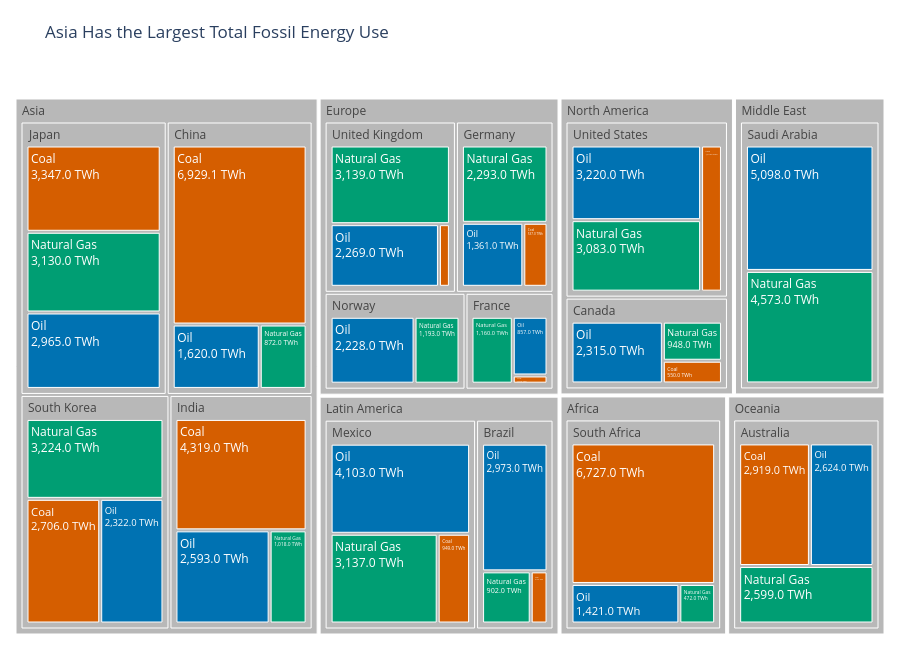

The code cell stored with this chart in its notebook:
### Markdown cell above
## Task 1 — Treemap: fossil fuel dependency by country

**What to build:** A treemap showing **fossil fuel TWh only**, broken down by Region → Country → Source (Coal / Oil / Natural Gas).

**Requirements:**
- Filter to fossil sources only before plotting
- Use `path=['Region', 'Country', 'Source']` for the hierarchy
- Colour encodes the fossil source type (Coal / Oil / Natural Gas) with a CVD-safe palette
- Show TWh values in labels — no percentages
- Grey out parent nodes (Region and Country level)
- Insight title naming which region or country is most fossil-dependent

> 💡 `df.loc[df['Source_Type'] == 'Fossil']`

### Code cell
# Task 1 — Fossil fuel dependency treemap
import plotly.graph_objects as go

fossil_colors = {'Coal': '#D55E00', 'Oil': '#0072B2', 'Natural Gas': '#009E73'}
df_fossil = df.loc[df['Source_Type'] == 'Fossil'].copy()
region_totals = df_fossil.groupby('Region', as_index=False)['TWh'].sum()
leader_region = region_totals.loc[region_totals['TWh'].idxmax(), 'Region']

fig1 = px.treemap(
    df_fossil, path=['Region', 'Country', 'Source'], values='TWh',
    color='Source', color_discrete_map=fossil_colors,
    title=f'{leader_region} Has the Largest Total Fossil Energy Use'
)
# Colour internal (Region/Country) nodes grey; keep fossil-source leaves coloured.
for trace in fig1.data:
    trace.marker.colors = [
        fossil_colors.get(label, '#B8B8B8') if not label.startswith('(') else '#B8B8B8'
        for label in trace.labels
    ]
    trace.texttemplate = '%{label}<br>%{value:,.1f} TWh'
    trace.hovertemplate = '%{label}<br>%{value:,.1f} TWh<extra></extra>'
fig1.update_layout(margin=dict(t=75, l=10, r=10, b=10), height=650)
fig1.show()

### Figure 1 — Plotly figure (JSON) as saved in the notebook; plotly's stock layout.template omitted (floating-point values rounded to 4 significant figures)
{"data": [{"branchvalues": "total", "customdata": [["(?)"], ["(?)"], ["(?)"], ["(?)"], ["(?)"], ["(?)"], ["(?)"], ["(?)"], ["(?)"], ["(?)"], ["(?)"], ["(?)"], ["(?)"], ["(?)"], ["(?)"], ["(?)"], ["(?)"], ["(?)"], ["(?)"], ["(?)"], ["(?)"], ["(?)"], ["Coal"], ["Coal"], ["Coal"], ["Coal"], ["Coal"], ["Coal"], ["Coal"], ["Coal"], ["Coal"], ["Coal"], ["Coal"], ["Coal"], ["Coal"], ["Natural Gas"], ["Natural Gas"], ["Natural Gas"], ["Natural Gas"], ["Natural Gas"], ["Natural Gas"], ["Natural Gas"], ["Natural Gas"], ["Natural Gas"], ["Natural Gas"], ["Natural Gas"], ["Natural Gas"], ["Natural Gas"], ["Natural Gas"], ["Natural Gas"], ["Oil"], ["Oil"], ["Oil"], ["Oil"], ["Oil"], ["Oil"], ["Oil"], ["Oil"], ["Oil"], ["Oil"], ["Oil"], ["Oil"], ["Oil"], ["Oil"], ["Oil"]], "domain": {"x": [0, 1], "y": [0, 1]}, "hovertemplate": "%{label}<br>%{value:,.1f} TWh<extra></extra>", "ids": ["Africa", "North America/United States", "Asia/China", "Europe/Germany", "Europe/France", "Europe/United Kingdom", "Asia/India", "Latin America/Brazil", "Oceania/Australia", "Middle East", "Asia/South Korea", "Asia/Japan", "Middle East/Saudi Arabia", "Africa/South Africa", "North America/Canada", "Latin America/Mexico", "North America", "Asia", "Europe", "Latin America", "Oceania", "Europe/Norway", "Latin America/Mexico/Coal", "North America/Canada/Coal", "Africa/South Africa/Coal", "Asia/South Korea/Coal", "North America/United States/Coal", "Latin America/Brazil/Coal", "Europe/France/Coal", "Asia/India/Coal", "Asia/Japan/Coal", "Asia/China/Coal", "Europe/Germany/Coal", "Europe/United Kingdom/Coal", "Oceania/Australia/Coal", "Europe/United Kingdom/Natural Gas", "Europe/Germany/Natural Gas", "Asia/India/Natural Gas", "Asia/Japan/Natural Gas", "Latin America/Brazil/Natural Gas", "Latin America/Mexico/Natural Gas", "North America/Canada/Natural Gas", "Africa/South Africa/Natural Gas", "Oceania/Australia/Natural Gas", "Middle East/Saudi Arabia/Natural Gas", "Europe/Norway/Natural Gas", "North America/United States/Natural Gas", "Asia/South Korea/Natural Gas", "Asia/China/Natural Gas", "Europe/France/Natural Gas", "Asia/China/Oil", "Europe/Germany/Oil", "North America/United States/Oil", "Asia/Japan/Oil", "Europe/United Kingdom/Oil", "Asia/India/Oil", "Latin America/Brazil/Oil", "Latin America/Mexico/Oil", "North America/Canada/Oil", "Oceania/Australia/Oil", "Africa/South Africa/Oil", "Europe/Norway/Oil", "Asia/South Korea/Oil", "Europe/France/Oil", "Middle East/Saudi Arabia/Oil"], "labels": ["Africa", "United States", "China", "Germany", "France", "United Kingdom", "India", "Brazil", "Australia", "Middle East", "South Korea", "Japan", "Saudi Arabia", "South Africa", "Canada", "Mexico", "North America", "Asia", "Europe", "Latin America", "Oceania", "Norway", "Coal", "Coal", "Coal", "Coal", "Coal", "Coal", "Coal", "Coal", "Coal", "Coal", "Coal", "Coal", "Coal", "Natural Gas", "Natural Gas", "Natural Gas", "Natural Gas", "Natural Gas", "Natural Gas", "Natural Gas", "Natural Gas", "Natural Gas", "Natural Gas", "Natural Gas", "Natural Gas", "Natural Gas", "Natural Gas", "Natural Gas", "Oil", "Oil", "Oil", "Oil", "Oil", "Oil", "Oil", "Oil", "Oil", "Oil", "Oil", "Oil", "Oil", "Oil", "Oil"], "marker": {"colors": ["#B8B8B8", "#B8B8B8", "#B8B8B8", "#B8B8B8", "#B8B8B8", "#B8B8B8", "#B8B8B8", "#B8B8B8", "#B8B8B8", "#B8B8B8", "#B8B8B8", "#B8B8B8", "#B8B8B8", "#B8B8B8", "#B8B8B8", "#B8B8B8", "#B8B8B8", "#B8B8B8", "#B8B8B8", "#B8B8B8", "#B8B8B8", "#B8B8B8", "#D55E00", "#D55E00", "#D55E00", "#D55E00", "#D55E00", "#D55E00", "#D55E00", "#D55E00", "#D55E00", "#D55E00", "#D55E00", "#D55E00", "#D55E00", "#009E73", "#009E73", "#009E73", "#009E73", "#009E73", "#009E73", "#009E73", "#009E73", "#009E73", "#009E73", "#009E73", "#009E73", "#009E73", "#009E73", "#009E73", "#0072B2", "#0072B2", "#0072B2", "#0072B2", "#0072B2", "#0072B2", "#0072B2", "#0072B2", "#0072B2", "#0072B2", "#0072B2", "#0072B2", "#0072B2", "#0072B2", "#0072B2"]}, "name": "", "parents": ["", "North America", "Asia", "Europe", "Europe", "Europe", "Asia", "Latin America", "Oceania", "", "Asia", "Asia", "Middle East", "Africa", "North America", "Latin America", "", "", "", "", "", "Europe", "Latin America/Mexico", "North America/Canada", "Africa/South Africa", "Asia/South Korea", "North America/United States", "Latin America/Brazil", "Europe/France", "Asia/India", "Asia/Japan", "Asia/China", "Europe/Germany", "Europe/United Kingdom", "Oceania/Australia", "Europe/United Kingdom", "Europe/Germany", "Asia/India", "Asia/Japan", "Latin America/Brazil", "Latin America/Mexico", "North America/Canada", "Africa/South Africa", "Oceania/Australia", "Middle East/Saudi Arabia", "Europe/Norway", "North America/United States", "Asia/South Korea", "Asia/China", "Europe/France", "Asia/China", "Europe/Germany", "North America/United States", "Asia/Japan", "Europe/United Kingdom", "Asia/India", "Latin America/Brazil", "Latin America/Mexico", "North America/Canada", "Oceania/Australia", "Africa/South Africa", "Europe/Norway", "Asia/South Korea", "Europe/France", "Middle East/Saudi Arabia"], "texttemplate": "%{label}<br>%{value:,.1f} TWh", "type": "treemap", "values": [8620.0, 7318.0, 9421.0, 4191.0, 2137.0, 5638.0, 7930.0, 4187.0, 8142.0, 9671.0, 8252.0, 9442.0, 9671.0, 8620.0, 3813.0, 8189.0, 11130.0, 35050.0, 15390.0, 12380.0, 8142.0, 3421.0, 949.0, 550.0, 6727.0, 2706.0, 1015.0, 312.0, 120.0, 4319.0, 3347.0, 6929.0, 537.0, 230.0, 2919.0, 3139.0, 2293.0, 1018.0, 3130.0, 902.0, 3137.0, 948.0, 472.0, 2599.0, 4573.0, 1193.0, 3083.0, 3224.0, 872.0, 1160.0, 1620.0, 1361.0, 3220.0, 2965.0, 2269.0, 2593.0, 2973.0, 4103.0, 2315.0, 2624.0, 1421.0, 2228.0, 2322.0, 857.0, 5098.0]}], "layout": {"height": 650, "legend": {"tracegroupgap": 0}, "margin": {"b": 10, "l": 10, "r": 10, "t": 75}, "title": {"text": "Asia Has the Largest Total Fossil Energy Use"}}}
